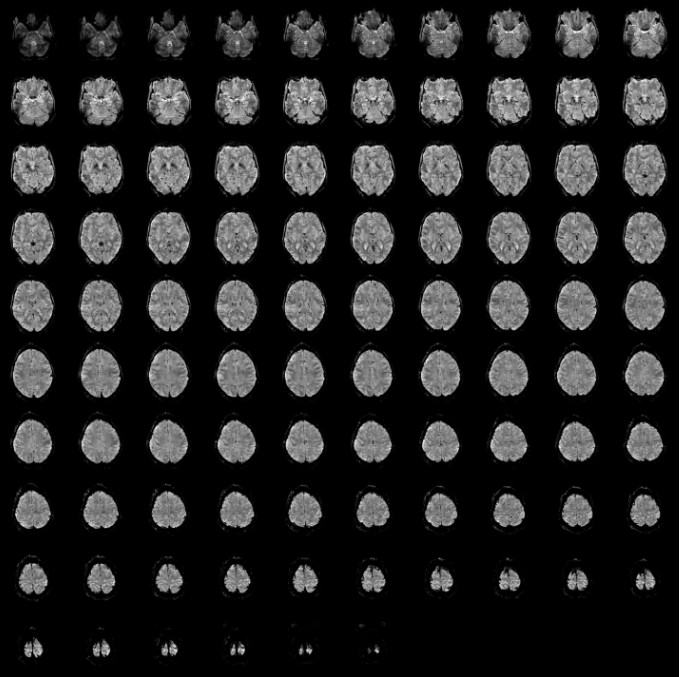
#> input picture 3dmodel/epi.png, 2045 x 2031 px (shown at 1/3 size)
$ python get_single_photo.py
#> lines starting #> are read from the running program, lines starting #| are printed output that depends on the picture
import cv2
import numpy as np

# Read image
im = cv2.imread("epi.png")
#> im is the input picture: shape (2031, 2045, 3); min 0, max 255, mean 35.2
#voglio tagliare l'imagine prendendo da 0 a 200 di larghezz e tutta l'altezza
imCrop1 = im[0:200, 0:im.shape[1]] #cosi è prima riga
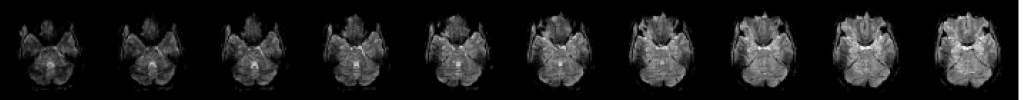
#> imCrop1: shape (200, 2045, 3) (shown at 1/2 size); min 0, max 255, mean 28.5
imCrop2 = im[200:410, 0:im.shape[1]] #cosi è seconda riga
imCrop3 = im[400:610, 0:im.shape[1]] #cosi è terza riga
imCrop4 = im[600:810, 0:im.shape[1]] #cosi è quarta riga
imCrop5 = im[800:1015, 0:im.shape[1]] #cosi è quinta riga
imCrop6 = im[1000:1215, 0:im.shape[1]] #cosi è sesta riga
imCrop7 = im[1200:1415, 0:im.shape[1]] #cosi è settima riga
imCrop8 = im[1400:1615, 0:im.shape[1]] #cosi è ottava riga
imCrop9 = im[1600:1815, 0:im.shape[1]] #cosi è nona riga
imCrop10 = im[1800:2015, 0:im.shape[1]] #cosi è decima riga
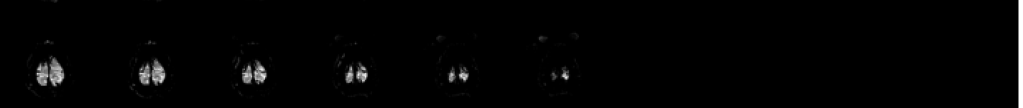
#> imCrop10: shape (215, 2045, 3) (shown at 1/2 size); min 0, max 255, mean 3.4

#taglio ogni riga in 10 colonne
#riga1->imCrop1
imCrop11 = imCrop1[0:imCrop1.shape[0], 0:200]
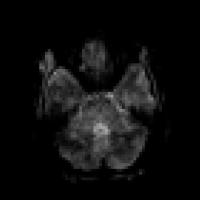
#> imCrop11: shape (200, 200, 3); min 0, max 168, mean 13.6
imCrop12 = imCrop1[0:imCrop1.shape[0], 200:410]
imCrop13 = imCrop1[0:imCrop1.shape[0], 400:610]
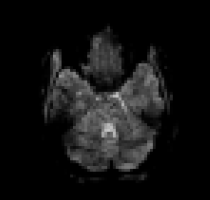
#> imCrop13: shape (200, 210, 3); min 0, max 198, mean 18.2
imCrop14 = imCrop1[0:imCrop1.shape[0], 600:810]
imCrop15 = imCrop1[0:imCrop1.shape[0], 800:1015]
imCrop16 = imCrop1[0:imCrop1.shape[0], 1000:1215]
imCrop17 = imCrop1[0:imCrop1.shape[0], 1200:1415]
imCrop18 = imCrop1[0:imCrop1.shape[0], 1400:1615]
imCrop19 = imCrop1[0:imCrop1.shape[0], 1600:1815]
imCrop110 = imCrop1[0:imCrop1.shape[0], 1800:2015]
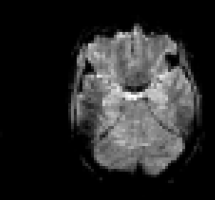
#> imCrop110: shape (200, 215, 3); min 0, max 255, mean 40.3
#riga2
imCrop21 = imCrop2[0:imCrop2.shape[0], 0:200]
imCrop22 = imCrop2[0:imCrop2.shape[0], 200:410]
imCrop23 = imCrop2[0:imCrop2.shape[0], 400:610]
imCrop24 = imCrop2[0:imCrop2.shape[0], 600:810]
imCrop25 = imCrop2[0:imCrop2.shape[0], 800:1015]
imCrop26 = imCrop2[0:imCrop2.shape[0], 1000:1215]
imCrop27 = imCrop2[0:imCrop2.shape[0], 1200:1415]
imCrop28 = imCrop2[0:imCrop2.shape[0], 1400:1615]
imCrop29 = imCrop2[0:imCrop2.shape[0], 1600:1815]
imCrop210 = imCrop2[0:imCrop2.shape[0], 1800:2015]
#riga3
imCrop31 = imCrop3[0:imCrop3.shape[0], 0:200]
imCrop32 = imCrop3[0:imCrop3.shape[0], 200:410]
imCrop33 = imCrop3[0:imCrop3.shape[0], 400:610]
imCrop34 = imCrop3[0:imCrop3.shape[0], 600:810]
imCrop35 = imCrop3[0:imCrop3.shape[0], 800:1015]
imCrop36 = imCrop3[0:imCrop3.shape[0], 1000:1215]
imCrop37 = imCrop3[0:imCrop3.shape[0], 1200:1415]
imCrop38 = imCrop3[0:imCrop3.shape[0], 1400:1615]
imCrop39 = imCrop3[0:imCrop3.shape[0], 1600:1815]
imCrop310 = imCrop3[0:imCrop3.shape[0], 1800:2015]
#riga4
imCrop41 = imCrop4[0:imCrop4.shape[0], 0:200]
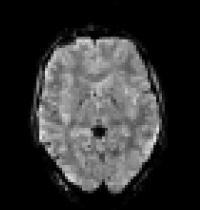
#> imCrop41: shape (210, 200, 3); min 0, max 229, mean 50.1
imCrop42 = imCrop4[0:imCrop4.shape[0], 200:410]
imCrop43 = imCrop4[0:imCrop4.shape[0], 400:610]
imCrop44 = imCrop4[0:imCrop4.shape[0], 600:810]
imCrop45 = imCrop4[0:imCrop4.shape[0], 800:1015]
imCrop46 = imCrop4[0:imCrop4.shape[0], 1000:1215]
imCrop47 = imCrop4[0:imCrop4.shape[0], 1200:1415]
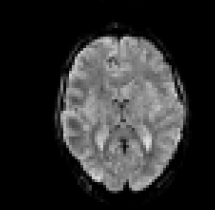
#> imCrop47: shape (210, 215, 3); min 0, max 223, mean 45.3
imCrop48 = imCrop4[0:imCrop4.shape[0], 1400:1615]
imCrop49 = imCrop4[0:imCrop4.shape[0], 1600:1815]
imCrop410 = imCrop4[0:imCrop4.shape[0], 1800:2015]
#riga5
imCrop51 = imCrop5[0:imCrop5.shape[0], 0:200]
imCrop52 = imCrop5[0:imCrop5.shape[0], 200:410]
imCrop53 = imCrop5[0:imCrop5.shape[0], 400:610]
imCrop54 = imCrop5[0:imCrop5.shape[0], 600:810]
imCrop55 = imCrop5[0:imCrop5.shape[0], 800:1015]
imCrop56 = imCrop5[0:imCrop5.shape[0], 1000:1215]
imCrop57 = imCrop5[0:imCrop5.shape[0], 1200:1415]
imCrop58 = imCrop5[0:imCrop5.shape[0], 1400:1615]
imCrop59 = imCrop5[0:imCrop5.shape[0], 1600:1815]
imCrop510 = imCrop5[0:imCrop5.shape[0], 1800:2015]
#riga6
imCrop61 = imCrop6[0:imCrop6.shape[0], 0:200]
imCrop62 = imCrop6[0:imCrop6.shape[0], 200:410]
imCrop63 = imCrop6[0:imCrop6.shape[0], 400:610]
imCrop64 = imCrop6[0:imCrop6.shape[0], 600:810]
imCrop65 = imCrop6[0:imCrop6.shape[0], 800:1015]
imCrop66 = imCrop6[0:imCrop6.shape[0], 1000:1215]
imCrop67 = imCrop6[0:imCrop6.shape[0], 1200:1415]
imCrop68 = imCrop6[0:imCrop6.shape[0], 1400:1615]
imCrop69 = imCrop6[0:imCrop6.shape[0], 1600:1815]
imCrop610 = imCrop6[0:imCrop6.shape[0], 1800:2015]
#riga7
imCrop71 = imCrop7[0:imCrop7.shape[0], 0:200]
imCrop72 = imCrop7[0:imCrop7.shape[0], 200:410]
imCrop73 = imCrop7[0:imCrop7.shape[0], 400:610]
imCrop74 = imCrop7[0:imCrop7.shape[0], 600:810]
imCrop75 = imCrop7[0:imCrop7.shape[0], 800:1015]
imCrop76 = imCrop7[0:imCrop7.shape[0], 1000:1215]
imCrop77 = imCrop7[0:imCrop7.shape[0], 1200:1415]
imCrop78 = imCrop7[0:imCrop7.shape[0], 1400:1615]
imCrop79 = imCrop7[0:imCrop7.shape[0], 1600:1815]
imCrop710 = imCrop7[0:imCrop7.shape[0], 1800:2015]
#riga8
imCrop81 = imCrop8[0:imCrop8.shape[0], 0:200]
imCrop82 = imCrop8[0:imCrop8.shape[0], 200:410]
imCrop83 = imCrop8[0:imCrop8.shape[0], 400:610]
imCrop84 = imCrop8[0:imCrop8.shape[0], 600:810]
imCrop85 = imCrop8[0:imCrop8.shape[0], 800:1015]
imCrop86 = imCrop8[0:imCrop8.shape[0], 1000:1215]
imCrop87 = imCrop8[0:imCrop8.shape[0], 1200:1415]
imCrop88 = imCrop8[0:imCrop8.shape[0], 1400:1615]
imCrop89 = imCrop8[0:imCrop8.shape[0], 1600:1815]
imCrop810 = imCrop8[0:imCrop8.shape[0], 1800:2015]
#riga9
imCrop91 = imCrop9[0:imCrop9.shape[0], 0:200]
imCrop92 = imCrop9[0:imCrop9.shape[0], 200:410]
imCrop93 = imCrop9[0:imCrop9.shape[0], 400:610]
imCrop94 = imCrop9[0:imCrop9.shape[0], 600:810]
imCrop95 = imCrop9[0:imCrop9.shape[0], 800:1015]
imCrop96 = imCrop9[0:imCrop9.shape[0], 1000:1215]
imCrop97 = imCrop9[0:imCrop9.shape[0], 1200:1415]
imCrop98 = imCrop9[0:imCrop9.shape[0], 1400:1615]
imCrop99 = imCrop9[0:imCrop9.shape[0], 1600:1815]
imCrop910 = imCrop9[0:imCrop9.shape[0], 1800:2015]
#riga10
imCrop101 = imCrop10[0:imCrop10.shape[0], 0:200]
imCrop102 = imCrop10[0:imCrop10.shape[0], 200:410]
imCrop103 = imCrop10[0:imCrop10.shape[0], 400:610]
imCrop104 = imCrop10[0:imCrop10.shape[0], 600:810]
imCrop105 = imCrop10[0:imCrop10.shape[0], 800:1015]
imCrop106 = imCrop10[0:imCrop10.shape[0], 1000:1215]
#salvda da 106->index1
cv2.imwrite("1.png", imCrop106)
cv2.imwrite("2.png", imCrop105)
cv2.imwrite("3.png", imCrop104)
cv2.imwrite("4.png", imCrop103)
cv2.imwrite("5.png", imCrop102)
cv2.imwrite("6.png", imCrop101)
cv2.imwrite("7.png", imCrop910)
cv2.imwrite("8.png", imCrop99)
cv2.imwrite("9.png", imCrop98)
cv2.imwrite("10.png", imCrop97)
cv2.imwrite("11.png", imCrop96)
cv2.imwrite("12.png", imCrop95)
cv2.imwrite("13.png", imCrop94)
cv2.imwrite("14.png", imCrop93)
cv2.imwrite("15.png", imCrop92)
cv2.imwrite("16.png", imCrop91)
cv2.imwrite("17.png", imCrop810)
cv2.imwrite("18.png", imCrop89)
cv2.imwrite("19.png", imCrop88)
cv2.imwrite("20.png", imCrop87)
cv2.imwrite("21.png", imCrop86)
cv2.imwrite("22.png", imCrop85)
cv2.imwrite("23.png", imCrop84)
cv2.imwrite("24.png", imCrop83)
cv2.imwrite("25.png", imCrop82)
cv2.imwrite("26.png", imCrop81)
cv2.imwrite("27.png", imCrop710)
cv2.imwrite("28.png", imCrop79)
cv2.imwrite("29.png", imCrop78)
cv2.imwrite("30.png", imCrop77)
cv2.imwrite("31.png", imCrop76)
cv2.imwrite("32.png", imCrop75)
cv2.imwrite("33.png", imCrop74)
cv2.imwrite("34.png", imCrop73)
cv2.imwrite("35.png", imCrop72)
cv2.imwrite("36.png", imCrop71)
cv2.imwrite("37.png", imCrop610)
cv2.imwrite("38.png", imCrop69)
cv2.imwrite("39.png", imCrop68)
cv2.imwrite("40.png", imCrop67)
cv2.imwrite("41.png", imCrop66)
cv2.imwrite("42.png", imCrop65)
cv2.imwrite("43.png", imCrop64)
cv2.imwrite("44.png", imCrop63)
cv2.imwrite("45.png", imCrop62)
cv2.imwrite("46.png", imCrop61)
cv2.imwrite("47.png", imCrop510)
cv2.imwrite("48.png", imCrop59)
cv2.imwrite("49.png", imCrop58)
cv2.imwrite("50.png", imCrop57)
cv2.imwrite("51.png", imCrop56)
cv2.imwrite("52.png", imCrop55)
cv2.imwrite("53.png", imCrop54)
cv2.imwrite("54.png", imCrop53)
cv2.imwrite("55.png", imCrop52)
cv2.imwrite("56.png", imCrop51)
cv2.imwrite("57.png", imCrop410)
cv2.imwrite("58.png", imCrop49)
cv2.imwrite("59.png", imCrop48)
cv2.imwrite("60.png", imCrop47)
cv2.imwrite("61.png", imCrop46)
cv2.imwrite("62.png", imCrop45)
cv2.imwrite("63.png", imCrop44)
cv2.imwrite("64.png", imCrop43)
cv2.imwrite("65.png", imCrop42)
cv2.imwrite("66.png", imCrop41)
cv2.imwrite("67.png", imCrop310)
cv2.imwrite("68.png", imCrop39)
cv2.imwrite("69.png", imCrop38)
cv2.imwrite("70.png", imCrop37)
cv2.imwrite("71.png", imCrop36)
cv2.imwrite("72.png", imCrop35)
cv2.imwrite("73.png", imCrop34)
cv2.imwrite("74.png", imCrop33)
cv2.imwrite("75.png", imCrop32)
cv2.imwrite("76.png", imCrop31)
cv2.imwrite("77.png", imCrop210)
cv2.imwrite("78.png", imCrop29)
cv2.imwrite("79.png", imCrop28)
cv2.imwrite("80.png", imCrop27)
cv2.imwrite("81.png", imCrop26)
cv2.imwrite("82.png", imCrop25)
cv2.imwrite("83.png", imCrop24)
cv2.imwrite("84.png", imCrop23)
cv2.imwrite("85.png", imCrop22)
cv2.imwrite("86.png", imCrop21)
cv2.imwrite("87.png", imCrop110)
cv2.imwrite("88.png", imCrop19)
cv2.imwrite("89.png", imCrop18)
cv2.imwrite("90.png", imCrop17)
cv2.imwrite("91.png", imCrop16)
cv2.imwrite("92.png", imCrop15)
cv2.imwrite("93.png", imCrop14)
cv2.imwrite("94.png", imCrop13)
cv2.imwrite("95.png", imCrop12)
cv2.imwrite("96.png", imCrop11)
